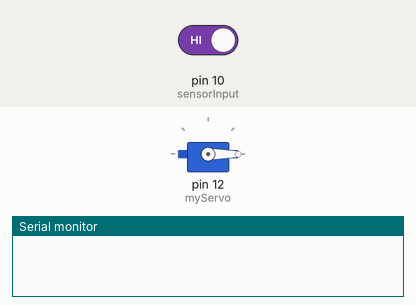
Recording of a sketch running on a simulated Arduino Uno, built with avr-gcc and run on an emulated ATmega328P. Parts: servo, the last lines printed to the serial monitor. The inputs (shaded band) are chosen by the test bench; at power-on: pin 10 (sensorInput) HIGH.

Above: at 2.2 s.
2.3 s: pin 10 (sensorInput) driven LOW
At 6.2 s:
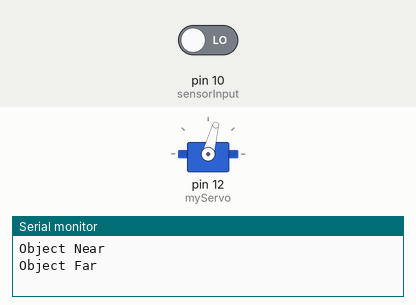
8.3 s: pin 10 (sensorInput) driven HIGH
At 9.3 s:
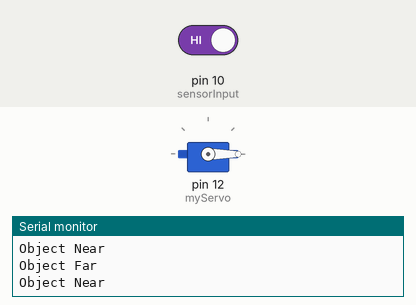
Timing chart, 0 to 11.3 s (numbered marks = the images above; inputs shaded):
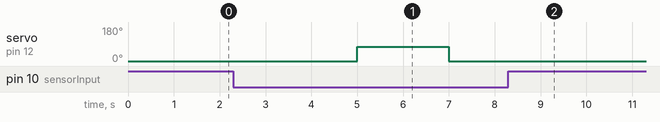

The sketch:

prox.ino
```cpp
//Reference for IR Sensor: https://playwithcircuit.com/interfacing-ir-sensor-module-with-arduino/

#include <Servo.h>

//int pot = A7;  // Potentiometer pin
Servo myServo;
int val = 0;  // Initialize the angle
int offset = 0;
int valRes = 0;
int sensorInput = 10;
int distance = 0;
int sensorReturn = 0;
long previousDetect = 0;
//static bool timerActive = false;

long interval = 3000;

void setup() {
  Serial.begin(9600);
  pinMode(sensorInput, INPUT);
  myServo.attach(12);  // Attach the servo to pin 12
  myServo.write(val);  // Set initial position
  delay(1000);  // Wait for a second to ensure the servo is at the initial position

  previousDetect = 0;
}

/*bool checkSensor(int *sensorReturn) {
  int measuredVal1;
  int measuredVal2;
  bool detected;

  //Read information from sensor port for conditionals
  measuredVal1 = digitalRead(sensorInput);
  delay(20);
  measuredVal2 = digitalRead(sensorInput);

  //If measured distance remains equal for both detections, return object detected as result
  if (measuredVal1 == measuredVal2) {
    detected = true;

    //Ptr to sensorReturn set to measuredVal1
    *sensorReturn = measuredVal1;
  } else {
    detected = false;
  }
  return detected;
}*/

void loop() {
  bool result;
  bool reset = false;
  unsigned long currentDetect;
  static bool timerActive = false;

  //Calls function to load boolean result into var result
  sensorReturn = digitalRead(sensorInput);


  //if (result == true) {
    /*if (sensorReturn == LOW && timerActive == false) {
        Serial.print("Object Near\n");
        //distance = 0;
        myServo.write(0);
        timerActive = true;
        currentDetect = millis();
    } else if ((sensorReturn == LOW && timerActive == true)) {
        if (currentDetect - previousDetect >= interval) {
          previousDetect = currentDetect;
          reset = true;
        }
        if (reset == true) {
          myServo.write(90);
          timerActive = false;
          reset = false;
        }
    }*/
    if (sensorReturn == LOW && !timerActive) {
        Serial.print("Object Near\n");
        //distance = 0;
        myServo.write(0);
        timerActive = true;
    } else if (sensorReturn == LOW && timerActive) {
      Serial.print("Object Far\n");
      myServo.write(75);
      timerActive = false;
    }
    delay(2000);
}
```

Measured:
- after the input at 2.3 s, servo on pin 12 (myServo): 0° → 75° after 2.7 s, → 0° 2.0 s later
- after the input at 8.3 s, servo on pin 12 (myServo): stops changing and stays 0°
